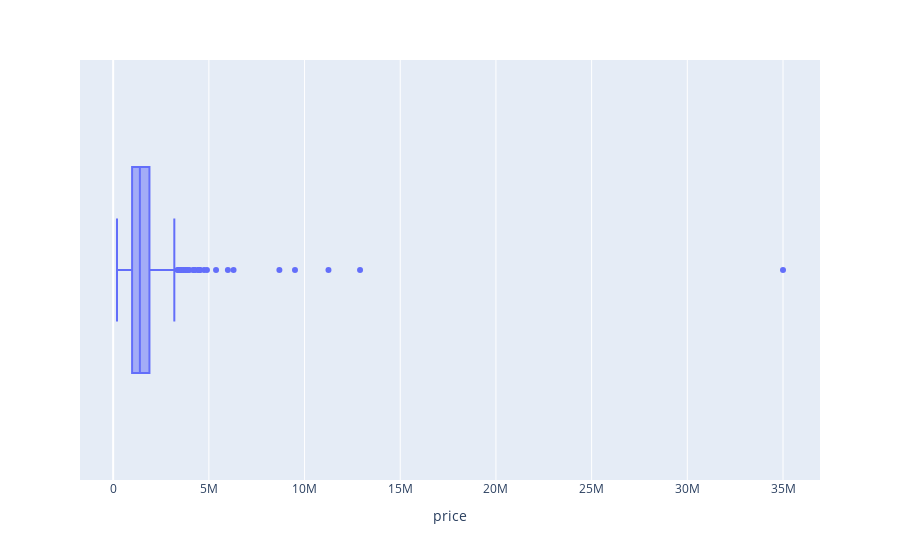
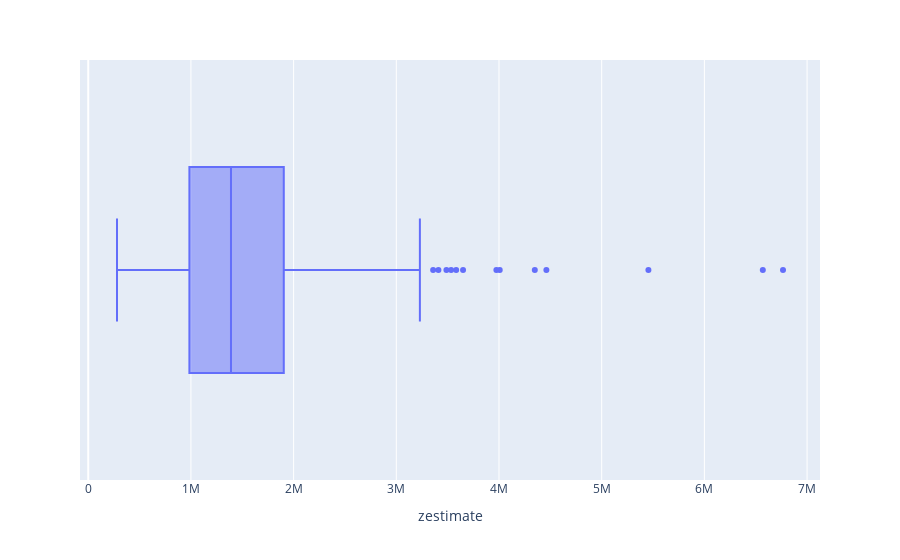
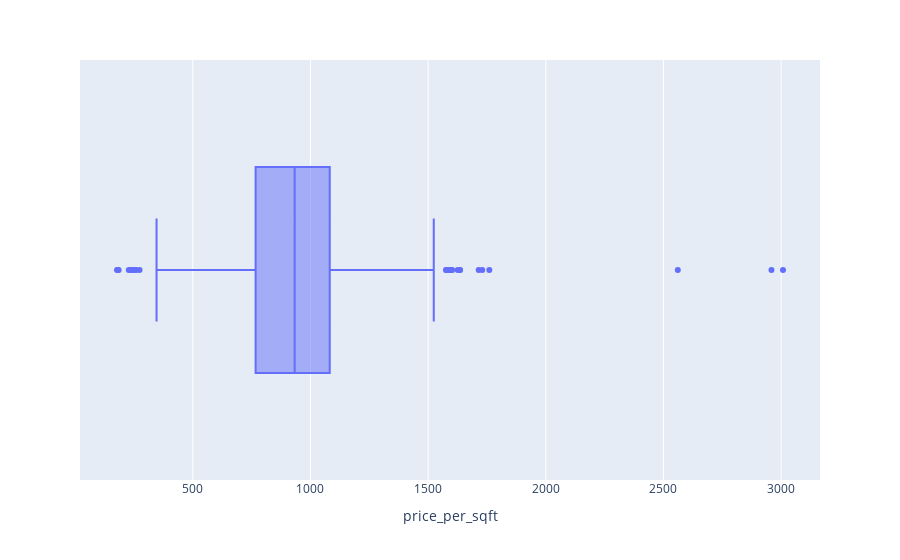
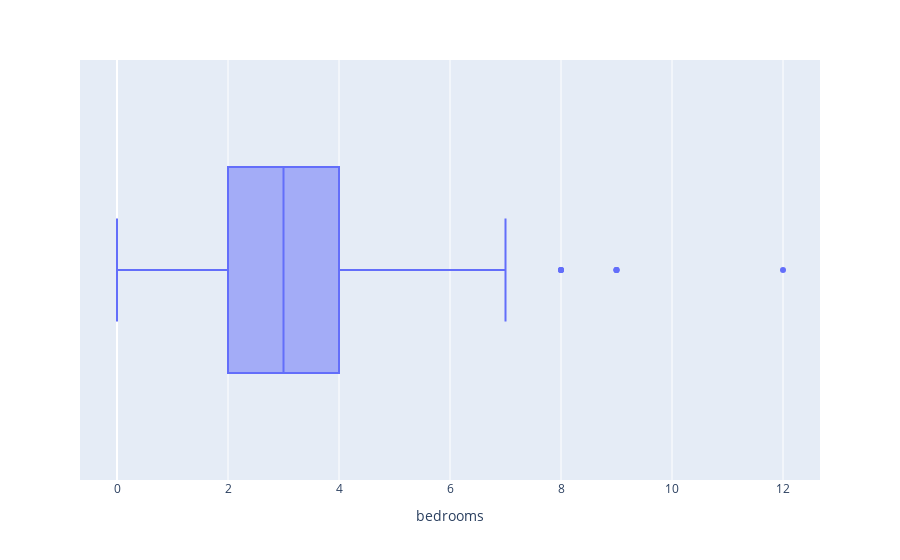

Write notebook code for charts like these, in order.
### Code cell
import plotly.express as px

fig = px.box(d_f, x=d_f['price'])
fig1 = px.box(d_f, x=d_f['zestimate'])
fig2=px.box(d_f, x=d_f['price_per_sqft'])
fig3=px.box(d_f, x=d_f['bedrooms'])
fig4=px.box(d_f, x=d_f['bathrooms'])
fig5=px.box(d_f, x=d_f['livingAreaValue'])
fig6=px.box(d_f, x=d_f['lotSize_sqft'])
fig7=px.box(d_f, x=d_f['propertyTaxRate'])


fig.show()
fig1.show()
fig2.show()
fig3.show()
fig4.show()
fig5.show()
fig6.show()
fig7.show()

### Figure 1 — Plotly figure (JSON) as saved in the notebook; plotly's stock layout.template omitted (floating-point values rounded to 4 significant figures; data arrays with more than 128 entries replaced by an {"elided": "..."} marker saying what was removed)
{"data": [{"alignmentgroup": "True", "hovertemplate": "price=%{x}<extra></extra>", "legendgroup": "", "marker": {"color": "#636efa"}, "name": "", "notched": false, "offsetgroup": "", "orientation": "h", "showlegend": false, "type": "box", "x": {"elided": "550 int values"}, "x0": " ", "xaxis": "x", "y0": " ", "yaxis": "y"}], "layout": {"boxmode": "group", "legend": {"tracegroupgap": 0}, "margin": {"t": 60}, "xaxis": {"anchor": "y", "domain": [0, 1], "title": {"text": "price"}}, "yaxis": {"anchor": "x", "domain": [0, 1]}}}

### Figure 2 — Plotly figure (JSON) as saved in the notebook; plotly's stock layout.template omitted (floating-point values rounded to 4 significant figures; data arrays with more than 128 entries replaced by an {"elided": "..."} marker saying what was removed)
{"data": [{"alignmentgroup": "True", "hovertemplate": "zestimate=%{x}<extra></extra>", "legendgroup": "", "marker": {"color": "#636efa"}, "name": "", "notched": false, "offsetgroup": "", "orientation": "h", "showlegend": false, "type": "box", "x": {"elided": "550 int values"}, "x0": " ", "xaxis": "x", "y0": " ", "yaxis": "y"}], "layout": {"boxmode": "group", "legend": {"tracegroupgap": 0}, "margin": {"t": 60}, "xaxis": {"anchor": "y", "domain": [0, 1], "title": {"text": "zestimate"}}, "yaxis": {"anchor": "x", "domain": [0, 1]}}}

### Figure 3 — Plotly figure (JSON) as saved in the notebook; plotly's stock layout.template omitted (floating-point values rounded to 4 significant figures; data arrays with more than 128 entries replaced by an {"elided": "..."} marker saying what was removed)
{"data": [{"alignmentgroup": "True", "hovertemplate": "price_per_sqft=%{x}<extra></extra>", "legendgroup": "", "marker": {"color": "#636efa"}, "name": "", "notched": false, "offsetgroup": "", "orientation": "h", "showlegend": false, "type": "box", "x": {"elided": "550 float values"}, "x0": " ", "xaxis": "x", "y0": " ", "yaxis": "y"}], "layout": {"boxmode": "group", "legend": {"tracegroupgap": 0}, "margin": {"t": 60}, "xaxis": {"anchor": "y", "domain": [0, 1], "title": {"text": "price_per_sqft"}}, "yaxis": {"anchor": "x", "domain": [0, 1]}}}

### Figure 4 — Plotly figure (JSON) as saved in the notebook; plotly's stock layout.template omitted (floating-point values rounded to 4 significant figures; data arrays with more than 128 entries replaced by an {"elided": "..."} marker saying what was removed)
{"data": [{"alignmentgroup": "True", "hovertemplate": "bedrooms=%{x}<extra></extra>", "legendgroup": "", "marker": {"color": "#636efa"}, "name": "", "notched": false, "offsetgroup": "", "orientation": "h", "showlegend": false, "type": "box", "x": {"elided": "550 float values"}, "x0": " ", "xaxis": "x", "y0": " ", "yaxis": "y"}], "layout": {"boxmode": "group", "legend": {"tracegroupgap": 0}, "margin": {"t": 60}, "xaxis": {"anchor": "y", "domain": [0, 1], "title": {"text": "bedrooms"}}, "yaxis": {"anchor": "x", "domain": [0, 1]}}}
